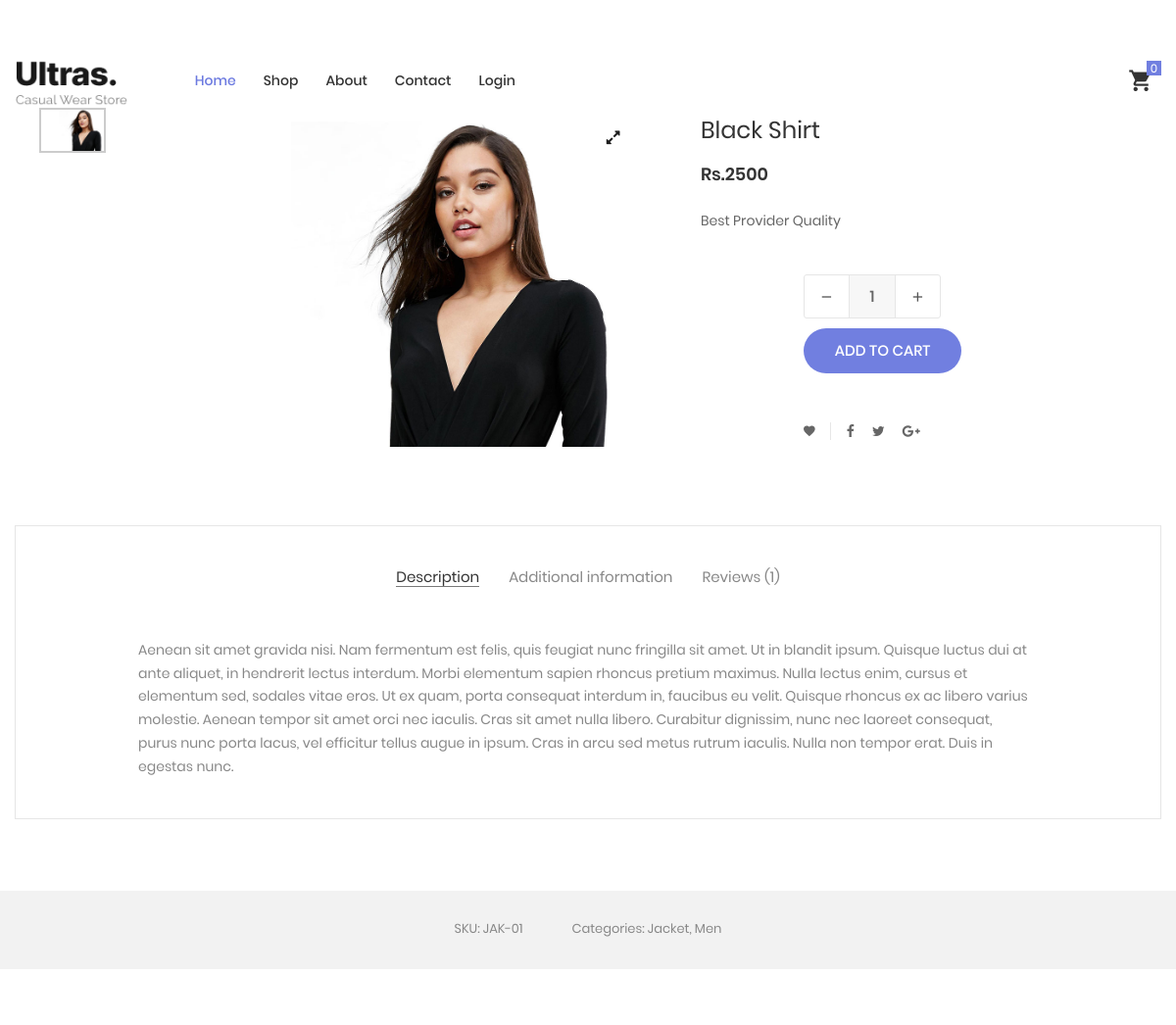
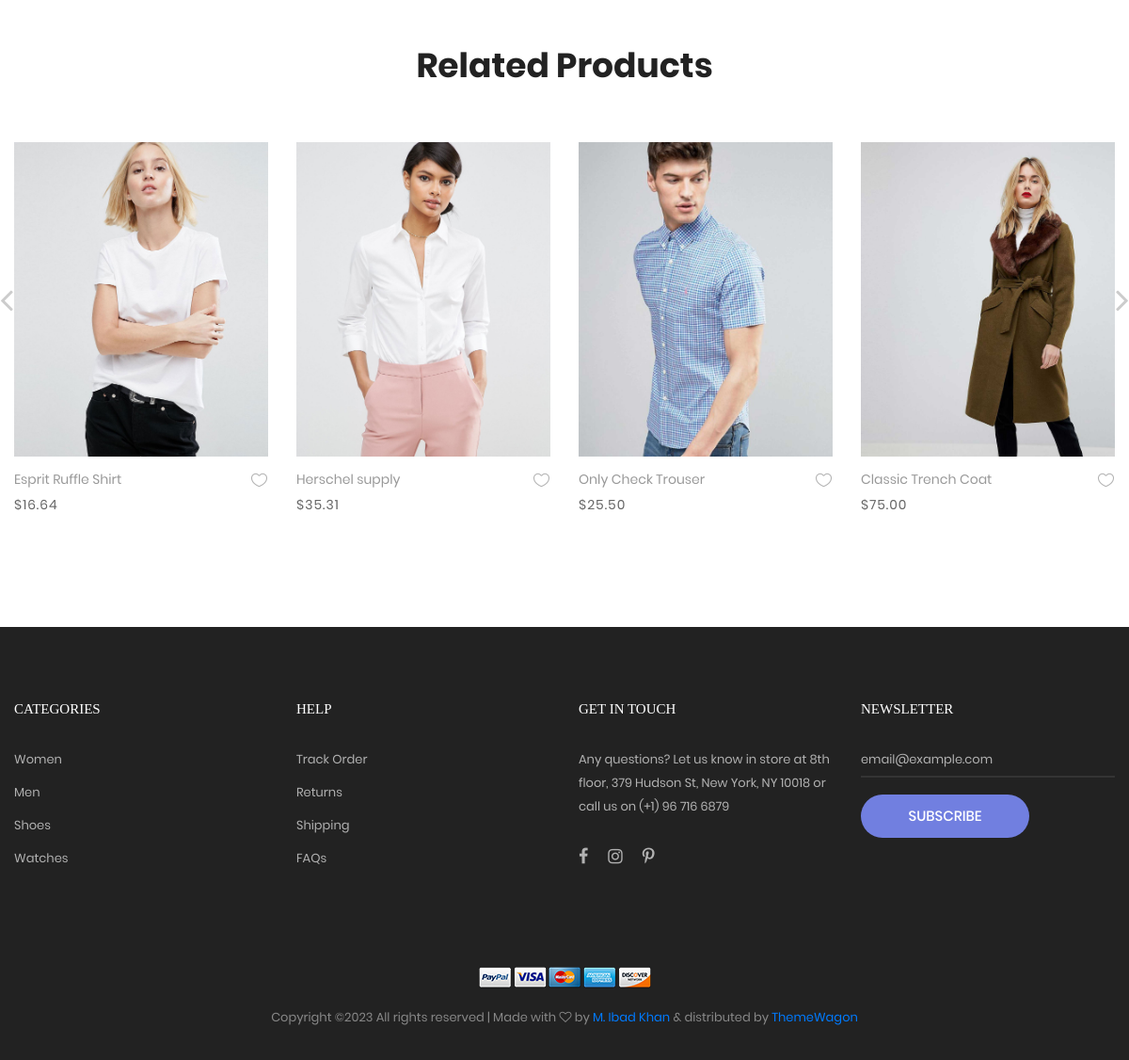
The page /product-detail.php?id=13 on the database its author committed (2 pictures, top to bottom).
### tables this page shows
CREATE TABLE `product` (
  `id` int(11) NOT NULL,
  `p_name` varchar(255) NOT NULL,
  `p_desc` varchar(255) NOT NULL,
  `p_price` int(11) NOT NULL,
  `p_qty` int(11) NOT NULL,
  `p_status` varchar(255) NOT NULL,
  `p_category` varchar(255) NOT NULL,
  `p_image` varchar(255) NOT NULL,
  `date` timestamp NOT NULL DEFAULT current_timestamp() ON UPDATE current_timestamp()
);

### product-detail.php (the view, shortened to what this page needs)
<?php
include "header.php";
?>
	<?php
if(isset($_GET['id'])){
	$id= $_GET['id'];
	$fetchAllCategory = mysqli_query($con,"SELECT * FROM product WHERE id = '$id'");
	$data = mysqli_fetch_assoc($fetchAllCategory);
	?>
<form action="shoping-cart.php" method="post">
	<section class="sec-product-detail bg0 p-t-65 p-b-60 mt-5">
		<div class="container">
			<div class="row">
				<div class="col-md-6 col-lg-7 p-b-30">
					<div class="p-l-25 p-r-30 p-lr-0-lg">
						<div class="wrap-slick3 flex-sb flex-w">
							<div class="wrap-slick3-dots"></div>
							<div class="slick3 gallery-lb">
								<div class="item-slick3" data-thumb="Admin_Dashboard/Images/<?php echo $data['p_image'] ?>">
									<div class="wrap-pic-w pos-relative">
										<img src="Admin_Dashboard/Images/<?php echo $data['p_image'] ?>" alt="IMG-PRODUCT">
										<a class="flex-c-m size-108 how-pos1 bor0 fs-16 cl10 bg0 hov-btn3 trans-04" href="images/product-detail-01.jpg">
											<i class="fa fa-expand"></i>
										</a>
									</div>
								</div>
							</div>
						</div>
					</div>
				</div>
				<div class="col-md-6 col-lg-5 p-b-30">
					<div class="p-r-50 p-t-5 p-lr-0-lg">
						<h4 class="mtext-105 cl2 js-name-detail p-b-14">
						<?php echo $data['p_name'] ?>
						</h4>
						<span class="mtext-106 cl2">
							Rs.<?php echo $data['p_price'] ?>
						</span>
						<p class="stext-102 cl3 p-t-23">
						<?php echo $data['p_desc'] ?>
						</p>
						<div class="p-t-33">
							<div class="flex-w flex-r-m p-b-10">
								<div class="size-204 flex-w flex-m respon6-next">
									<div class="wrap-num-product flex-w m-r-20 m-tb-10">
										<div class="btn-num-product-down cl8 hov-btn3 trans-04 flex-c-m">
											<i class="fs-16 zmdi zmdi-minus"></i>
										</div>
										<input class="mtext-104 cl3 txt-center num-product" type="number" name="p_qty" value="1">
										<div class="btn-num-product-up cl8 hov-btn3 trans-04 flex-c-m">
											<i class="fs-16 zmdi zmdi-plus"></i>
										</div>
									</div>
									<button type="submit" name="addCart" class="flex-c-m stext-101 cl0 size-101 bg1 bor1 hov-btn1 p-lr-15 trans-04">
										Add to cart
									</button>
								</div>
							</div>
						</div>
						<div class="flex-w flex-m p-l-100 p-t-40 respon7">
							<div class="flex-m bor9 p-r-10 m-r-11">
								<a href="#" class="fs-14 cl3 hov-cl1 trans-04 lh-10 p-lr-5 p-tb-2 js-addwish-detail tooltip100" data-tooltip="Add to Wishlist">
									<i class="zmdi zmdi-favorite"></i>
								</a>
							</div>
							<a href="#" class="fs-14 cl3 hov-cl1 trans-04 lh-10 p-lr-5 p-tb-2 m-r-8 tooltip100" data-tooltip="Facebook">
								<i class="fa fa-facebook"></i>
							</a>
							<a href="#" class="fs-14 cl3 hov-cl1 trans-04 lh-10 p-lr-5 p-tb-2 m-r-8 tooltip100" data-tooltip="Twitter">
								<i class="fa fa-twitter"></i>
							</a>
							<a href="#" class="fs-14 cl3 hov-cl1 trans-04 lh-10 p-lr-5 p-tb-2 m-r-8 tooltip100" data-tooltip="Google Plus">
								<i class="fa fa-google-plus"></i>
							</a>
						</div>
					</div>
				</div>
			</div>
			<div class="bor10 m-t-50 p-t-43 p-b-40">
				<div class="tab01">
					<ul class="nav nav-tabs" role="tablist">
						<li class="nav-item p-b-10">
							<a class="nav-link active" data-toggle="tab" href="#description" role="tab">Description</a>
						</li>
						<li class="nav-item p-b-10">
							<a class="nav-link" data-toggle="tab" href="#information" role="tab">Additional information</a>
						</li>
						<li class="nav-item p-b-10">
							<a class="nav-link" data-toggle="tab" href="#reviews" role="tab">Reviews (1)</a>
						</li>
					</ul>
					<div class="tab-content p-t-43">
						<div class="tab-pane fade show active" id="description" role="tabpanel">
							<div class="how-pos2 p-lr-15-md">
								<p class="stext-102 cl6">
									Aenean sit amet gravida nisi. Nam fermentum est felis, quis feugiat nunc fringilla sit amet. Ut in blandit ipsum. Quisque luctus dui at ante aliquet, in hendrerit lectus interdum. Morbi elementum sapien rhoncus pretium maximus. Nulla lectus enim, cursus et elementum sed, sodales vitae eros. Ut ex quam, porta consequat interdum in, faucibus eu velit. Quisque rhoncus ex ac libero varius molestie. Aenean tempor sit amet orci nec iaculis. Cras sit amet nulla libero. Curabitur dignissim, nunc nec laoreet consequat, purus nunc porta lacus, vel efficitur tellus augue in ipsum. Cras in arcu sed metus rutrum iaculis. Nulla non tempor erat. Duis in egestas nunc.
								</p>
							</div>
						</div>
					</div>
				</div>
			</div>
		</div>
		<div class="bg6 flex-c-m flex-w size-302 m-t-73 p-tb-15">
			<span class="stext-107 cl6 p-lr-25">
				SKU: JAK-01
			</span>
			<span class="stext-107 cl6 p-lr-25">
				Categories: Jacket, Men
			</span>
		</div>
	</section>
</form>
	<?php
}
?>
	<section class="sec-relate-product bg0 p-t-45 p-b-105">
		<div class="container">
			<div class="p-b-45">
				<h3 class="ltext-106 cl5 txt-center">
					Related Products
				</h3>
			</div>
			<div class="wrap-slick2">
				<div class="slick2">
					<div class="item-slick2 p-l-15 p-r-15 p-t-15 p-b-15">
						<div class="block2">
							<div class="block2-pic hov-img0">
								<img src="images/product-01.jpg" alt="IMG-PRODUCT">
							</div>
							<div class="block2-txt flex-w flex-t p-t-14">
								<div class="block2-txt-child1 flex-col-l ">
									<a href="product-detail.html" class="stext-104 cl4 hov-cl1 trans-04 js-name-b2 p-b-6">
										Esprit Ruffle Shirt
									</a>
									<span class="stext-105 cl3">
										$16.64
									</span>
								</div>
								<div class="block2-txt-child2 flex-r p-t-3">
									<a href="#" class="btn-addwish-b2 dis-block pos-relative js-addwish-b2">
										<img class="icon-heart1 dis-block trans-04" src="images/icons/icon-heart-01.png" alt="ICON">
									</a>
								</div>
							</div>
						</div>
					</div>
					<div class="item-slick2 p-l-15 p-r-15 p-t-15 p-b-15">
						<div class="block2">
							<div class="block2-pic hov-img0">
								<img src="images/product-02.jpg" alt="IMG-PRODUCT">
							</div>
							<div class="block2-txt flex-w flex-t p-t-14">
								<div class="block2-txt-child1 flex-col-l ">
									<a href="product-detail.html" class="stext-104 cl4 hov-cl1 trans-04 js-name-b2 p-b-6">
										Herschel supply
									</a>
									<span class="stext-105 cl3">
										$35.31
									</span>
								</div>
								<div class="block2-txt-child2 flex-r p-t-3">
									<a href="#" class="btn-addwish-b2 dis-block pos-relative js-addwish-b2">
										<img class="icon-heart1 dis-block trans-04" src="images/icons/icon-heart-01.png" alt="ICON">
									</a>
								</div>
							</div>
						</div>
					</div>
					<div class="item-slick2 p-l-15 p-r-15 p-t-15 p-b-15">
						<div class="block2">
							<div class="block2-pic hov-img0">
								<img src="images/product-03.jpg" alt="IMG-PRODUCT">
							</div>
							<div class="block2-txt flex-w flex-t p-t-14">
								<div class="block2-txt-child1 flex-col-l ">
									<a href="product-detail.html" class="stext-104 cl4 hov-cl1 trans-04 js-name-b2 p-b-6">
										Only Check Trouser
									</a>
									<span class="stext-105 cl3">
										$25.50
									</span>
								</div>
								<div class="block2-txt-child2 flex-r p-t-3">
									<a href="#" class="btn-addwish-b2 dis-block pos-relative js-addwish-b2">
										<img class="icon-heart1 dis-block trans-04" src="images/icons/icon-heart-01.png" alt="ICON">
									</a>
								</div>
							</div>
						</div>
					</div>
					<div class="item-slick2 p-l-15 p-r-15 p-t-15 p-b-15">
						<div class="block2">
							<div class="block2-pic hov-img0">
								<img src="images/product-04.jpg" alt="IMG-PRODUCT">
							</div>
							<div class="block2-txt flex-w flex-t p-t-14">
								<div class="block2-txt-child1 flex-col-l ">
									<a href="product-detail.html" class="stext-104 cl4 hov-cl1 trans-04 js-name-b2 p-b-6">
										Classic Trench Coat
									</a>
									<span class="stext-105 cl3">
										$75.00
									</span>
								</div>
								<div class="block2-txt-child2 flex-r p-t-3">
									<a href="#" class="btn-addwish-b2 dis-block pos-relative js-addwish-b2">
										<img class="icon-heart1 dis-block trans-04" src="images/icons/icon-heart-01.png" alt="ICON">
									</a>
								</div>
							</div>
						</div>
					</div>
				</div>
			</div>
		</div>
	</section>
<?php
include "footer.php";
?>

### css/main.css (style rules this page uses)
.container { max-width: 1380px; }
@media (max-width: 1600px) { .container { max-width: 1200px; } }
.slick-slide { outline: none !important; }
.wrap-slick2 { position: relative; margin-right: -15px; margin-left: -15px; }
.wrap-slick3 { position: relative; }
.wrap-slick3-dots { width: 11.111111%; }
.slick3 { width: 83.333333%; }
.tab01 .nav-tabs { display: -webkit-box; display: -webkit-flex; display: -moz-box; display: -ms-flexbox; display: flex; flex-wrap: wrap; justify-content: center; align-items: center; border: none; }
.tab01 .nav-tabs .nav-item { margin: 0px 15px; }
.tab01 .nav-link { font-family: Poppins-Regular; font-size: 15px; color: #888; line-height: 1.2; padding: 0; border-radius: 0px; border: none; border-bottom: 1px solid transparent; -webkit-transition: all 0.4s; -o-transition: all 0.4s; -moz-transition: all 0.4s; transition: all 0.4s; }
.tab01 .nav-link.active { color: #333; border-color: #797979; }
.wrap-num-product { width: 140px; height: 45px; border: 1px solid #e6e6e6; border-radius: 3px; overflow: hidden; }
.btn-num-product-up, .btn-num-product-down { width: 45px; height: 100%; cursor: pointer; }
.num-product { width: calc(100% - 90px); height: 100%; border-left: 1px solid #e6e6e6; border-right: 1px solid #e6e6e6; background-color: #f7f7f7; }
input.num-product { -moz-appearance: textfield; appearance: none; -webkit-appearance: none; }
.tooltip100 { position: relative; }
.tooltip100::after { content: attr(data-tooltip); font-family: Poppins-Regular; font-size: 12px; color: #888; line-height: 18px; white-space: nowrap; display: block; position: absolute; background: #fff; border: 1px solid #ccc; height: 20px; padding: 0px 8px; top: -35px; left: 50%; -webkit-transform: translateX(-50%); -moz-transform: translateX(-50%); -ms-transform: translateX(-50%); -o-transform: translateX(-50%); transform: translateX(-50%); box-shadow: 0 3px 6px 0px rgba(0,0,0,0.18); -moz-box-shadow: 0 3px 6px 0px rgba(0,0,0,0.18); -webkit-box-shadow: 0 3px 6px 0px rgba(0,0,0,0.18); -o-box-shadow: 0 3px 6px 0px rgba(0,0,0,0.18); -ms-box-shadow: 0 3px 6px 0px rgba(0,0,0,0.18); -webkit-transition: all 0.2s; -o-transition: all 0.2s; -moz-transition: all 0.2s; transition: all 0.2s; visibility: hidden; opacity: 0; }
.block2-pic { position: relative; }
.block2-txt-child1 { width: calc(100% - 30px); }
.block2-txt-child2 { width: 30px; }
.cl0 { color: #fff; }
.cl2 { color: #333; }
.cl3 { color: #666; }
.cl4 { color: #999; }
.cl5 { color: #222; }
.cl6 { color: #888; }
.cl8 { color: #555; }
.cl10 { color: #1d1d1d; }
.stext-101 { font-family: Poppins-Medium; font-size: 15px; line-height: 1.466667; text-transform: uppercase; }
.stext-102 { font-family: Poppins-Regular; font-size: 14px; line-height: 1.7; }
.stext-104 { font-family: Poppins-Regular; font-size: 14px; line-height: 1.466667; }
.stext-105 { font-family: Poppins-Regular; font-size: 14px; line-height: 1.466667; letter-spacing: 1px; }
.stext-107 { font-family: Poppins-Regular; font-size: 13px; line-height: 1.923; }
.mtext-104 { font-family: Poppins-Medium; font-size: 16px; line-height: 1.6; }
.mtext-105 { font-family: Poppins-Regular; font-size: 24px; line-height: 1.5; }
.mtext-106 { font-family: Poppins-SemiBold; font-size: 18px; line-height: 1.388888; }
.ltext-106 { font-family: Poppins-Bold; font-size: 36px; line-height: 1.2; }
.size-101 { min-width: 161px; height: 46px; }
.size-108 { width: 40px; height: 40px; }
.size-204 { width: calc(100% - 105px); }
.size-302 { min-height: 80px; }
.bg0 { background-color: #fff; }
.bg1 { background-color: #717fe0; }
.bg6 { background-color: #f2f2f2; }
.bor0 { border-radius: 50%; }
.bor1 { border-radius: 23px; }
.bor9 { border-right: 1px solid #e6e6e6; }
.bor10 { border: 1px solid #e6e6e6; }
.how-pos1 { position: absolute; top: 10px; right: 10px; }
.how-pos2 { padding-left: 10.7%; padding-right: 11%; }
.hov-img0 { display: block; overflow: hidden; }
.hov-img0 img { width: 100%; -webkit-transition: transform 0.9s ease; -o-transition: transform 0.9s ease; -moz-transition: transform 0.9s ease; transition: transform 0.9s ease; }

### rows shown on the page
product: p_image (picture), p_name "Black Shirt", p_price "2500", p_desc "Best Provider Quality"
